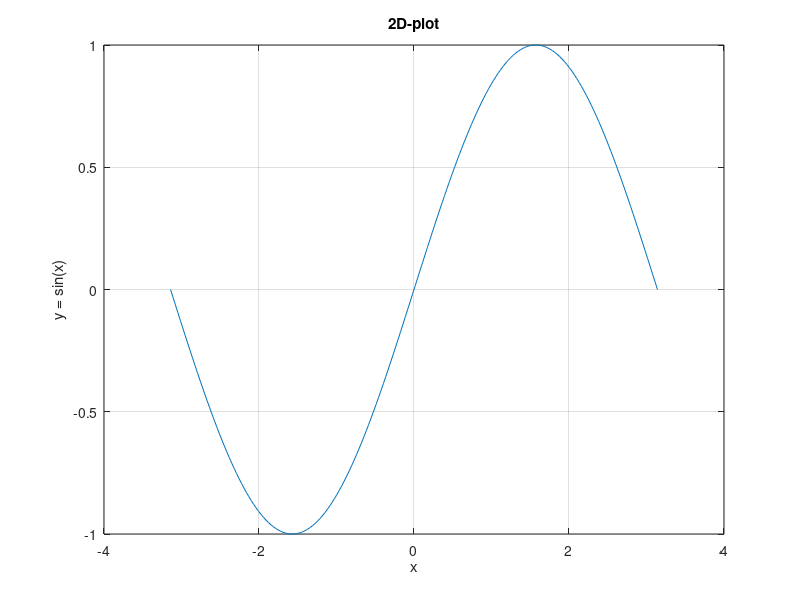

The MATLAB script that drew this image: (Note: this script raises an error after producing the figure.)
clc;
clear all;
close all

%% 1.3.1 画出正弦函数的图像

figure
x = linspace(-pi, pi, 200);
y = sin(x);
plot(x, y)
title('2D-plot')
xlabel('x')
ylabel('y = sin(x)')
grid on

%% 1.3.2 画出trisurf图像

figure
elements = [1, 2, 5, 4; 2, 3, 6, 5; 4, 5, 8, 7; 5, 6, 9, 8];
nodes = [-1,-1; 0, -1; 1, -1; -1, 0; 0, 0; 1, 0; -1, 1; 0, 1; 1, 1];
sol = [2, 1, 2, 1, 0, 1, 2, 1, 2]';
quadplot(nodes, elements, sol)

%% 1.3.3 画出trisurf图像

figure
[x,y] = meshgrid(-1:1,-1:1);
z = x.^2+y.^2;
T = delaunay(x,y,z);
trisurf(T,x,y,z)

